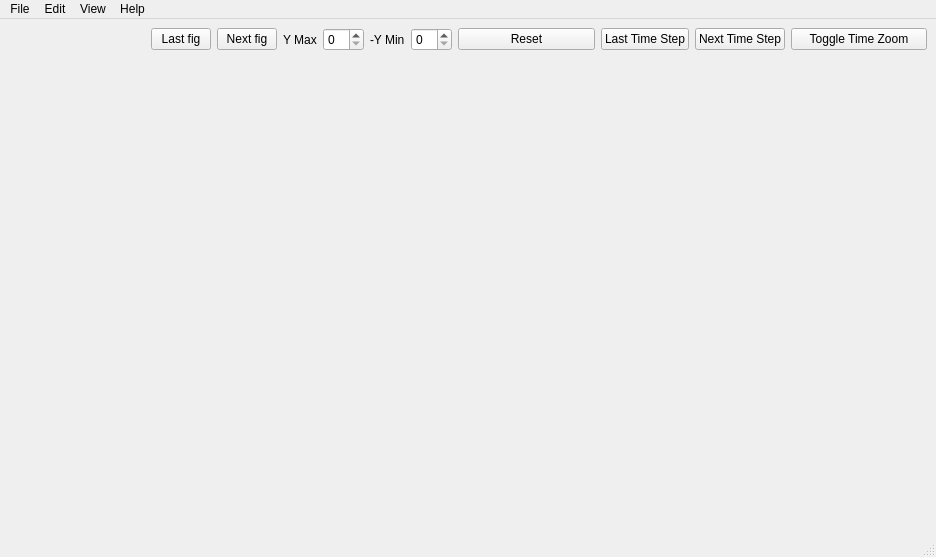
<?xml version="1.0" encoding="UTF-8"?>
<ui version="4.0">
 <class>mainWindow</class>
 <widget class="QMainWindow" name="mainWindow">
  <property name="geometry">
   <rect>
    <x>0</x>
    <y>0</y>
    <width>936</width>
    <height>557</height>
   </rect>
  </property>
  <property name="windowTitle">
   <string>DC1 Visualization</string>
  </property>
  <widget class="QWidget" name="centralwidget">
   <layout class="QHBoxLayout" name="horizontalLayout_2">
    <item>
     <layout class="QVBoxLayout" name="verticalLayout_2">
      <item>
       <layout class="QGridLayout" name="gridLayout">
        <item row="0" column="2">
         <layout class="QHBoxLayout" name="horizontalLayoutC3">
          <item>
           <widget class="QLabel" name="label">
            <property name="text">
             <string>Y Max</string>
            </property>
           </widget>
          </item>
          <item>
           <widget class="QSpinBox" name="yMax"/>
          </item>
          <item>
           <widget class="QLabel" name="label_2">
            <property name="text">
             <string>-Y Min</string>
            </property>
           </widget>
          </item>
          <item>
           <widget class="QSpinBox" name="yMin"/>
          </item>
         </layout>
        </item>
        <item row="5" column="2">
         <widget class="PlotWidget" name="r4c2" native="true"/>
        </item>
        <item row="4" column="0">
         <widget class="PlotWidget" name="r3c0" native="true"/>
        </item>
        <item row="1" column="3">
         <widget class="PlotWidget" name="r0c3" native="true"/>
        </item>
        <item row="3" column="5">
         <widget class="PlotWidget" name="r2c5" native="true"/>
        </item>
        <item row="3" column="1">
         <widget class="PlotWidget" name="r2c1" native="true"/>
        </item>
        <item row="2" column="2">
         <widget class="PlotWidget" name="r1c2" native="true"/>
        </item>
        <item row="3" column="4">
         <widget class="PlotWidget" name="r2c4" native="true"/>
        </item>
        <item row="6" column="4">
         <widget class="PlotWidget" name="r5c4" native="true"/>
        </item>
        <item row="1" column="2">
         <widget class="PlotWidget" name="r0c2" native="true"/>
        </item>
        <item row="6" column="0">
         <widget class="PlotWidget" name="r5c0" native="true"/>
        </item>
        <item row="4" column="4">
         <widget class="PlotWidget" name="r3c4" native="true"/>
        </item>
        <item row="0" column="3">
         <layout class="QHBoxLayout" name="horizontalLayoutC4">
          <item>
           <widget class="QPushButton" name="resetButton">
            <property name="text">
             <string>Reset</string>
            </property>
           </widget>
          </item>
         </layout>
        </item>
        <item row="6" column="2">
         <widget class="PlotWidget" name="r5c2" native="true"/>
        </item>
        <item row="2" column="1">
         <widget class="PlotWidget" name="r1c1" native="true"/>
        </item>
        <item row="2" column="4">
         <widget class="PlotWidget" name="r1c4" native="true"/>
        </item>
        <item row="2" column="0">
         <widget class="PlotWidget" name="r1c0" native="true"/>
        </item>
        <item row="3" column="0">
         <widget class="PlotWidget" name="r2c0" native="true"/>
        </item>
        <item row="3" column="3">
         <widget class="PlotWidget" name="r2c3" native="true"/>
        </item>
        <item row="5" column="3">
         <widget class="PlotWidget" name="r4c3" native="true"/>
        </item>
        <item row="1" column="4">
         <widget class="PlotWidget" name="r0c4" native="true"/>
        </item>
        <item row="4" column="1">
         <widget class="PlotWidget" name="r3c1" native="true"/>
        </item>
        <item row="4" column="2">
         <widget class="PlotWidget" name="r3c2" native="true"/>
        </item>
        <item row="3" column="2">
         <widget class="PlotWidget" name="r2c2" native="true"/>
        </item>
        <item row="6" column="1">
         <widget class="PlotWidget" name="r5c1" native="true"/>
        </item>
        <item row="4" column="5">
         <widget class="PlotWidget" name="r3c5" native="true"/>
        </item>
        <item row="6" column="5">
         <widget class="PlotWidget" name="r5c5" native="true"/>
        </item>
        <item row="5" column="0">
         <widget class="PlotWidget" name="r4c0" native="true"/>
        </item>
        <item row="0" column="0">
         <widget class="QLabel" name="FigureLabel">
          <property name="maximumSize">
           <size>
            <width>16777215</width>
            <height>30</height>
           </size>
          </property>
          <property name="text">
           <string/>
          </property>
         </widget>
        </item>
        <item row="2" column="3">
         <widget class="PlotWidget" name="r1c3" native="true"/>
        </item>
        <item row="5" column="4">
         <widget class="PlotWidget" name="r4c4" native="true"/>
        </item>
        <item row="4" column="3">
         <widget class="PlotWidget" name="r3c3" native="true"/>
        </item>
        <item row="2" column="5">
         <widget class="PlotWidget" name="r1c5" native="true"/>
        </item>
        <item row="1" column="5">
         <widget class="PlotWidget" name="r0c5" native="true"/>
        </item>
        <item row="0" column="4">
         <layout class="QHBoxLayout" name="horizontalLayoutC5">
          <item>
           <widget class="QPushButton" name="lastTimeStep">
            <property name="maximumSize">
             <size>
              <width>600</width>
              <height>16777215</height>
             </size>
            </property>
            <property name="text">
             <string>Last Time Step</string>
            </property>
           </widget>
          </item>
          <item>
           <widget class="QPushButton" name="nextTimeStep">
            <property name="text">
             <string>Next Time Step</string>
            </property>
           </widget>
          </item>
         </layout>
        </item>
        <item row="5" column="5">
         <widget class="PlotWidget" name="r4c5" native="true"/>
        </item>
        <item row="0" column="1">
         <layout class="QHBoxLayout" name="horizontalLayoutC2">
          <item>
           <widget class="QPushButton" name="backButton">
            <property name="maximumSize">
             <size>
              <width>60</width>
              <height>16777215</height>
             </size>
            </property>
            <property name="text">
             <string>Last fig</string>
            </property>
           </widget>
          </item>
          <item>
           <widget class="QPushButton" name="nextButton">
            <property name="maximumSize">
             <size>
              <width>60</width>
              <height>16777215</height>
             </size>
            </property>
            <property name="text">
             <string>Next fig</string>
            </property>
           </widget>
          </item>
         </layout>
        </item>
        <item row="6" column="3">
         <widget class="PlotWidget" name="r5c3" native="true"/>
        </item>
        <item row="0" column="5">
         <layout class="QHBoxLayout" name="horizontalLayoutC6">
          <item>
           <widget class="QPushButton" name="timeZoomToggle">
            <property name="text">
             <string>Toggle Time Zoom</string>
            </property>
           </widget>
          </item>
         </layout>
        </item>
        <item row="5" column="1">
         <widget class="PlotWidget" name="r4c1" native="true"/>
        </item>
        <item row="1" column="1">
         <widget class="PlotWidget" name="r0c1" native="true"/>
        </item>
        <item row="1" column="0">
         <widget class="PlotWidget" name="r0c0" native="true"/>
        </item>
       </layout>
      </item>
     </layout>
    </item>
   </layout>
  </widget>
  <widget class="QStatusBar" name="statusbar"/>
  <widget class="QMenuBar" name="menubar">
   <property name="geometry">
    <rect>
     <x>0</x>
     <y>0</y>
     <width>936</width>
     <height>37</height>
    </rect>
   </property>
   <widget class="QMenu" name="menuFile">
    <property name="title">
     <string>File</string>
    </property>
    <addaction name="actionUpdateSession"/>
   </widget>
   <widget class="QMenu" name="menuEdit">
    <property name="title">
     <string>Edit</string>
    </property>
    <addaction name="actionPreferences"/>
    <addaction name="actionAnalysisParameters"/>
   </widget>
   <widget class="QMenu" name="menuView">
    <property name="title">
     <string>View</string>
    </property>
    <addaction name="actionIndividualChannelInfo"/>
    <addaction name="actionListElectrodesInfo"/>
    <addaction name="separator"/>
    <addaction name="actionGUIProfiler"/>
   </widget>
   <widget class="QMenu" name="menuHelp">
    <property name="title">
     <string>Help</string>
    </property>
    <addaction name="actionDocumentation"/>
   </widget>
   <addaction name="menuFile"/>
   <addaction name="menuEdit"/>
   <addaction name="menuView"/>
   <addaction name="menuHelp"/>
  </widget>
  <action name="actionUpdateSession">
   <property name="text">
    <string>New session...</string>
   </property>
  </action>
  <action name="actionLoad_real_time_stream">
   <property name="text">
    <string>Load real-time stream...</string>
   </property>
  </action>
  <action name="action_changeLayout">
   <property name="text">
    <string>Change visualization style...</string>
   </property>
  </action>
  <action name="actionDocumentation">
   <property name="text">
    <string>Documentation</string>
   </property>
  </action>
  <action name="actionParameter_1">
   <property name="text">
    <string>Parameter 1</string>
   </property>
  </action>
  <action name="actionParameter_2">
   <property name="text">
    <string>Parameter 2</string>
   </property>
  </action>
  <action name="actionParameter_3">
   <property name="text">
    <string>Parameter 3</string>
   </property>
  </action>
  <action name="actionPreferences">
   <property name="text">
    <string>Session parameters...</string>
   </property>
  </action>
  <action name="actionAnalysisParameters">
   <property name="text">
    <string>GUI preferences...</string>
   </property>
  </action>
  <action name="actionSave">
   <property name="text">
    <string>Save</string>
   </property>
  </action>
  <action name="actionExport_to">
   <property name="text">
    <string>Export to...</string>
   </property>
  </action>
  <action name="actionParameter_4">
   <property name="text">
    <string>Toggle highlight spikes</string>
   </property>
  </action>
  <action name="actionParameter_5">
   <property name="text">
    <string>Toggle auto axis</string>
   </property>
  </action>
  <action name="actionParameter_6">
   <property name="text">
    <string>Parameter 1</string>
   </property>
  </action>
  <action name="actionParameter_7">
   <property name="text">
    <string>Parameter 2</string>
   </property>
  </action>
  <action name="actionParameter">
   <property name="text">
    <string>Parameter 3</string>
   </property>
  </action>
  <action name="actionParameter_8">
   <property name="text">
    <string>Parameter 1</string>
   </property>
  </action>
  <action name="actionParameter_9">
   <property name="text">
    <string>Parameter 2</string>
   </property>
  </action>
  <action name="actionParameter_10">
   <property name="text">
    <string>Parameter 3</string>
   </property>
  </action>
  <action name="action_tl_arraymap">
   <property name="text">
    <string>Array Map</string>
   </property>
  </action>
  <action name="action_tr_arraymap">
   <property name="text">
    <string>Array Map</string>
   </property>
  </action>
  <action name="action_bl_arraymap">
   <property name="text">
    <string>Array Map</string>
   </property>
  </action>
  <action name="action_br_arraymap_2">
   <property name="text">
    <string>Array Map</string>
   </property>
  </action>
  <action name="action_tl_channels">
   <property name="text">
    <string>Channel Traces</string>
   </property>
  </action>
  <action name="action_bl_channels">
   <property name="text">
    <string>Channel Traces</string>
   </property>
  </action>
  <action name="action_br_channels_2">
   <property name="text">
    <string>Channel Traces</string>
   </property>
  </action>
  <action name="action_tl_spikerate">
   <property name="text">
    <string>Spike Rate Plot</string>
   </property>
  </action>
  <action name="action_tl_electrodeminimap">
   <property name="text">
    <string>Electrode Minimap</string>
   </property>
  </action>
  <action name="action_hierlemann">
   <property name="text">
    <string>Hierlemann</string>
   </property>
  </action>
  <action name="action_modifiedhierlemann">
   <property name="text">
    <string>Modified Hierlemann</string>
   </property>
  </action>
  <action name="action_Highpass">
   <property name="text">
    <string>Highpass</string>
   </property>
  </action>
  <action name="actionSpike_detection">
   <property name="text">
    <string>Spike detection...</string>
   </property>
  </action>
  <action name="action_npz">
   <property name="text">
    <string>Numpy file (.npz)</string>
   </property>
  </action>
  <action name="action_mat">
   <property name="text">
    <string>MATLAB file (.mat)</string>
   </property>
  </action>
  <action name="action_save_npz">
   <property name="text">
    <string>Numpy file (.npz)</string>
   </property>
  </action>
  <action name="action_save_mat">
   <property name="text">
    <string>MATLAB file (.mat)</string>
   </property>
  </action>
  <action name="action_tr_channels">
   <property name="text">
    <string>Channel Traces</string>
   </property>
  </action>
  <action name="action_tr_spikerate">
   <property name="text">
    <string>Spike Rate Plot</string>
   </property>
  </action>
  <action name="action_tr_electrodeminimap">
   <property name="text">
    <string>Electrode Minimap</string>
   </property>
  </action>
  <action name="action_bl_spikerate">
   <property name="text">
    <string>Spike Rate Plot</string>
   </property>
  </action>
  <action name="action_bl_electrodeminimap">
   <property name="text">
    <string>Electrode Minimap</string>
   </property>
  </action>
  <action name="action_br_spikerate_2">
   <property name="text">
    <string>Spike Rate Plot</string>
   </property>
  </action>
  <action name="action_br_electrodeminimap_2">
   <property name="text">
    <string>Electrode Minimap</string>
   </property>
  </action>
  <action name="action_save_csv">
   <property name="text">
    <string>CSV file (.csv)</string>
   </property>
  </action>
  <action name="action_csv">
   <property name="text">
    <string>CSV file (.csv)</string>
   </property>
  </action>
  <action name="actionEntire_window">
   <property name="text">
    <string>Entire window</string>
   </property>
  </action>
  <action name="actionWindow_1">
   <property name="text">
    <string>Window 1</string>
   </property>
  </action>
  <action name="actionWindow_2">
   <property name="text">
    <string>Window 2</string>
   </property>
  </action>
  <action name="actionWindow_3">
   <property name="text">
    <string>Window 3</string>
   </property>
  </action>
  <action name="actionWindow_4">
   <property name="text">
    <string>Window 4</string>
   </property>
  </action>
  <action name="action_tl_tracesearch">
   <property name="text">
    <string>Trace Search</string>
   </property>
  </action>
  <action name="action_tr_tracesearch">
   <property name="text">
    <string>Trace Search</string>
   </property>
  </action>
  <action name="action_bl_tracesearch">
   <property name="text">
    <string>Trace Search</string>
   </property>
  </action>
  <action name="action_br_tracesearch_2">
   <property name="text">
    <string>Trace Search</string>
   </property>
  </action>
  <action name="actionToggle_light_dark_mode">
   <property name="text">
    <string>Toggle light/dark mode</string>
   </property>
  </action>
  <action name="actionToggle_profiling">
   <property name="text">
    <string>Toggle profiling</string>
   </property>
  </action>
  <action name="action_H0Bandpass">
   <property name="text">
    <string>h0 Bandpass</string>
   </property>
  </action>
  <action name="action_Auto">
   <property name="text">
    <string>Auto</string>
   </property>
  </action>
  <action name="action_FastBandpass">
   <property name="text">
    <string>Fast Bandpass</string>
   </property>
  </action>
  <action name="action_FasterBandpass">
   <property name="text">
    <string>Faster Bandpass</string>
   </property>
  </action>
  <action name="action_Litke">
   <property name="text">
    <string>Litke</string>
   </property>
  </action>
  <action name="action_None">
   <property name="text">
    <string>None</string>
   </property>
  </action>
  <action name="actionSpike_threshold">
   <property name="text">
    <string>Spike threshold...</string>
   </property>
  </action>
  <action name="actionTime_window">
   <property name="text">
    <string>Time window...</string>
   </property>
  </action>
  <action name="actionIndividualChannelInfo">
   <property name="text">
    <string>Individual channel info...</string>
   </property>
  </action>
  <action name="actionChannelAmplitudeHistogram">
   <property name="text">
    <string>Channel amplitude histogram...</string>
   </property>
  </action>
  <action name="actionToggleDarkMode">
   <property name="text">
    <string>Toggle dark mode</string>
   </property>
  </action>
  <action name="actionToggleProfiling">
   <property name="text">
    <string>Toggle profiling</string>
   </property>
  </action>
  <action name="actionListElectrodesInfo">
   <property name="text">
    <string>List of electrodes info...</string>
   </property>
  </action>
  <action name="actionGUIProfiler">
   <property name="text">
    <string>GUI Profiler</string>
   </property>
  </action>
 </widget>
 <customwidgets>
  <customwidget>
   <class>PlotWidget</class>
   <extends>QWidget</extends>
   <header>pyqtgraph</header>
   <container>1</container>
  </customwidget>
 </customwidgets>
 <resources/>
 <connections/>
</ui>
